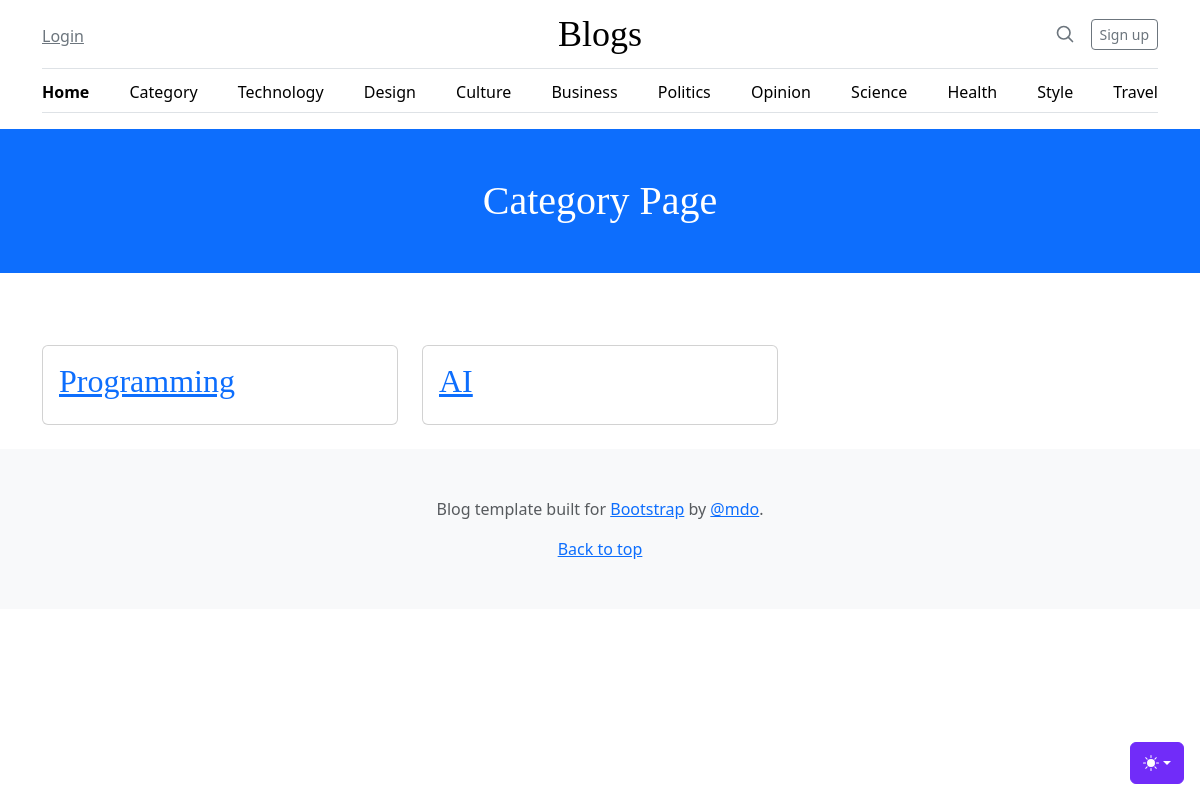
Before: /category with the older database file.
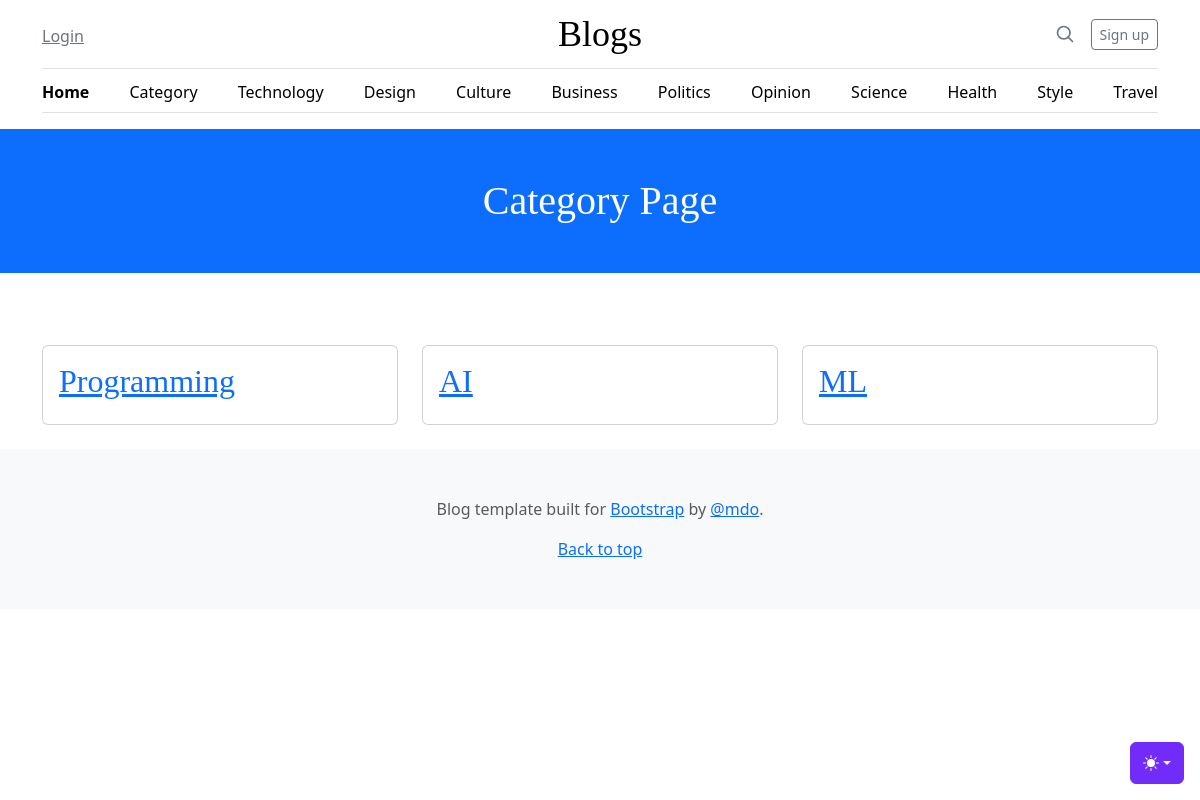
After: the same page with the newer database file.
### core/models.py (models this page shows, shortened)
class Category(models.Model):
    name = models.CharField(max_length=255)
    date = models.DateTimeField(auto_now_add=True)

### core/views.py (the view)
# urls.py: path("category", views.category, name="category")
def category(request):
    category = Category.objects.all()
    context = {
        'category':category,
    }
    return render(request, 'category.html',context)

### template/category.html
{% extends "base.html" %}
{% block content %}
<h1 class="bg-primary p-5 text-center mb-5 text-white">Category Page</h1>
<div class="container">
    <div class="row">
        {% for i in category %}
        <div class="col-md-4 my-4">
            <div class="card cat">
                <div class="card-body">
                   <h2>
                        <a href="" class="cat-head">
                            {{i.name}}
                        </a>
                    </h2>
                </div>
            </div>
        </div>
        {% endfor %}
    </div>
</div>
{% endblock content %}

Changed rows visible on the page:
added Category: name "ML"
